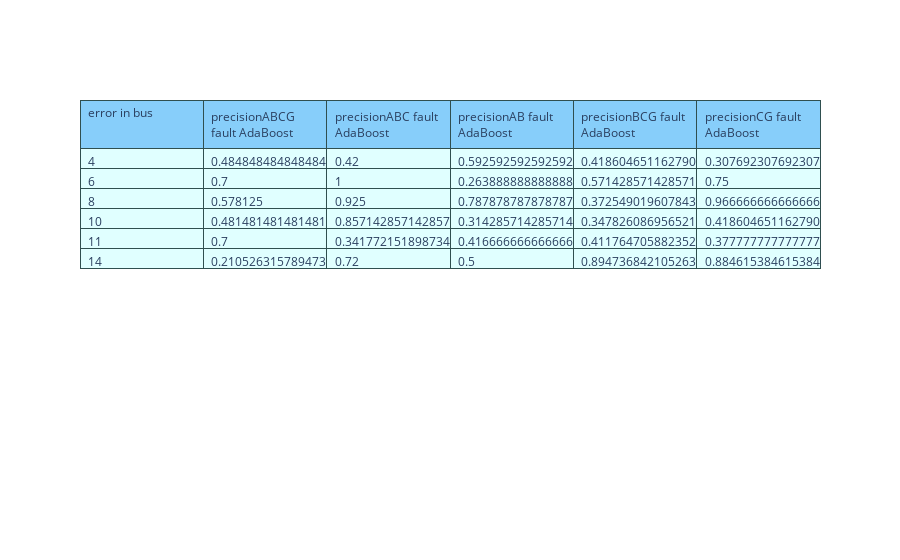

Write notebook code for a chart like this one.
### Code cell
from sklearn.ensemble import AdaBoostClassifier
from sklearn.metrics import accuracy_score, confusion_matrix, precision_score, recall_score
import plotly.graph_objects as go
import plotly.io as pio

errores = ["ABCG", "ABC", "AB", "BCG", "CG"]

precision_scores = {"error in bus": index_bus}
recall_scores = {}

Nmodels = [0, 1, 2, 3, 4]

# Crear el clasificador AdaBoost con las opciones adecuadas
Nmodels = [0, 1, 2, 3, 4]

# Crear el clasificador
for i in Nmodels:
    globals()[f"adaclf{i}"] = AdaBoostClassifier(n_estimators=100)

# Entrenar el modelo
for i in Nmodels:
    globals()[f"adaclf{i}"].fit(globals()[f"X_train{i}"], globals()[f"y_train{i}"])

# Realizar predicciones sobre el conjunto de prueba
fig, axs = plt.subplots(ncols=5, figsize=(20, 5))

for i in Nmodels:
    globals()[f"y_pred{i}"] = globals()[f"adaclf{i}"].predict(globals()[f"X_test{i}"])

    # Evaluar la precisión del modelo
    globals()[f"ab_acc{i}"] = accuracy_score(globals()[f"y_test{i}"], globals()[f"y_pred{i}"])
    globals()[f"conf_matrix_Ada{i}"] = confusion_matrix(globals()[f"y_test{i}"], globals()[f"y_pred{i}"])
    print(f"AdaBoost: {globals()[f'ab_acc{i}']}")
    axs[i].set_title(errores[i])
    sns.heatmap(globals()[f"conf_matrix_Ada{i}"], annot=True, cmap='Blues', fmt='g', ax=axs[i], xticklabels=errores, yticklabels=errores)

    # Calcular precisión y recall para cada clase (etiqueta)
    precision_per_class = precision_score(globals()[f"y_test{i}"], globals()[f"y_pred{i}"], average=None)
    recall_per_class = recall_score(globals()[f"y_test{i}"], globals()[f"y_pred{i}"], average=None)

    # Guardar los valores en variables
    globals()[f"precision_ab{i}"] = precision_per_class
    globals()[f"recall_ab{i}"] = recall_per_class

    # Guardar los valores en los diccionarios
    precision_scores[f"precision{errores[i]} fault AdaBoost"] = precision_per_class
    recall_scores[f"recall_ab{i}"] = recall_per_class

    print(f'Precision per class: {precision_per_class}')
    print(f'Recall per class: {recall_per_class}')

plt.savefig('gráfica_de_ada_confusion.PDF')
plt.show()

# Crear una tabla con los resultados de AdaBoost
fig = go.Figure(data=[go.Table(
    header=dict(values=list(precision_scores.keys()),
                line_color='darkslategray',
                fill_color='lightskyblue',
                align='left'),
    cells=dict(values=list(precision_scores.values()),
               line_color='darkslategray',
               fill_color='lightcyan',
               align='left'))
])

# Mostrar la tabla
fig.show()

### Figure 1 — Plotly figure (JSON) as saved in the notebook; plotly's stock layout.template omitted (floating-point values rounded to 4 significant figures)
{"data": [{"cells": {"align": "left", "fill": {"color": "lightcyan"}, "line": {"color": "darkslategray"}, "values": [[4, 6, 8, 10, 11, 14], [0.4848, 0.7, 0.5781, 0.4815, 0.7, 0.2105], [0.42, 1, 0.925, 0.8571, 0.3418, 0.72], [0.5926, 0.2639, 0.7879, 0.3143, 0.4167, 0.5], [0.4186, 0.5714, 0.3725, 0.3478, 0.4118, 0.8947], [0.3077, 0.75, 0.9667, 0.4186, 0.3778, 0.8846]]}, "header": {"align": "left", "fill": {"color": "lightskyblue"}, "line": {"color": "darkslategray"}, "values": ["error in bus", "precisionABCG fault AdaBoost", "precisionABC fault AdaBoost", "precisionAB fault AdaBoost", "precisionBCG fault AdaBoost", "precisionCG fault AdaBoost"]}, "type": "table"}], "layout": {}}
